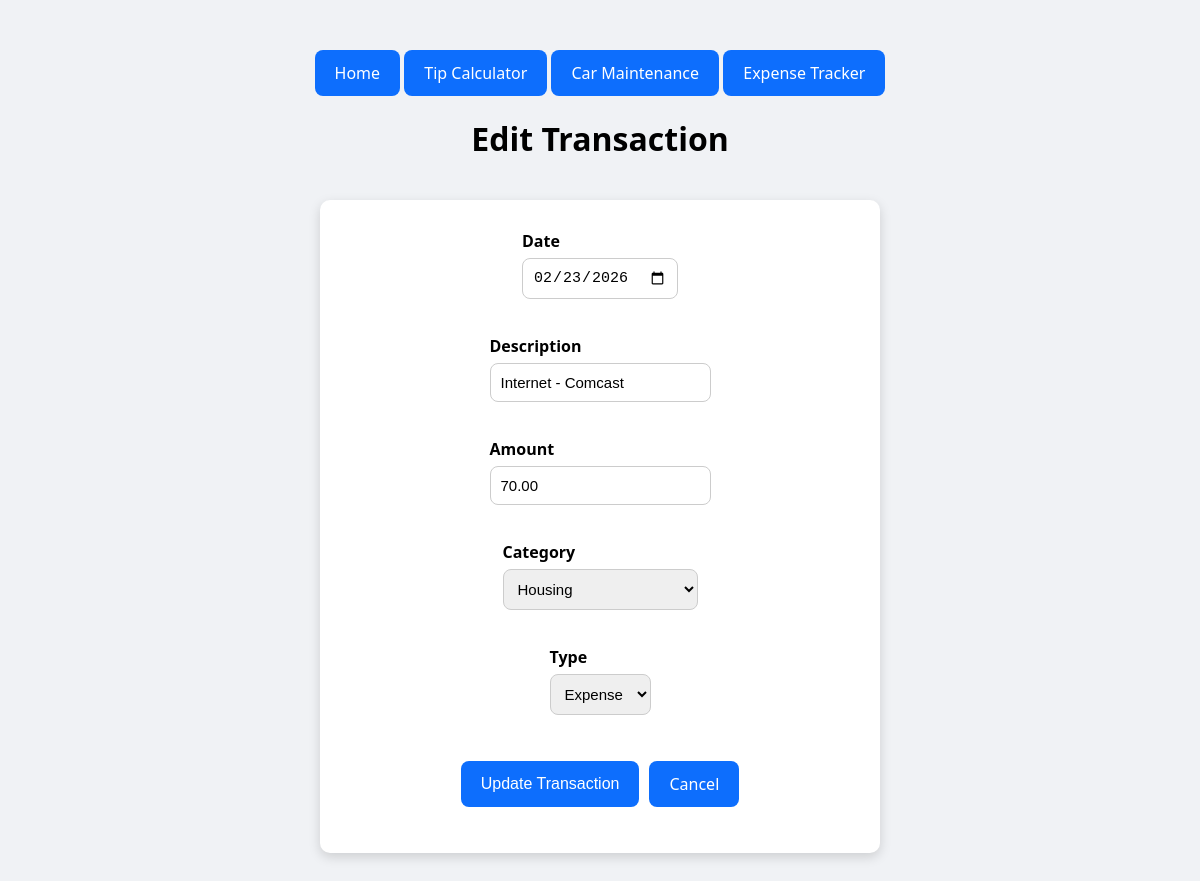
Screenshot of /expense_tracker/edit/11 with the database file from the repository.
### app/expense_tracker/models.py (models this page shows, shortened)
class Transaction(db.Model):
    id = db.Column(db.Integer, primary_key=True)
    date = db.Column(db.Date, nullable=False)
    description = db.Column(db.String(2000), nullable=False)
    amount = db.Column(db.Numeric(10,2), nullable=False)
    category_id = db.Column(db.Integer, db.ForeignKey("categories.id"), nullable=False)
    type = db.Column(db.String(2000), nullable=False)
    created_at = db.Column(db.DateTime(timezone=True), default=lambda: datetime.now(timezone.utc))

class Category(db.Model):
    __tablename__ = "categories"
    id = db.Column(db.Integer, primary_key=True)
    name = db.Column(db.String(200), unique=True, nullable=False)
    active = db.Column(db.Boolean, default=True)
    transactions = db.relationship("Transaction", backref="category_obj", lazy=True)

### app/expense_tracker/routes.py (the view)
@expense_tracker.route("/edit/<int:tx_id>", methods=["GET"])
def edit_record(tx_id):
    tx = Transaction.query.get_or_404(tx_id)
    categories = Category.query.all()
    return render_template("edit_record.html", tx=tx, categories=categories)

### app/expense_tracker/templates/edit_record.html (shortened to what this page needs)
{% extends "base.html" %}
{% block content %}
<h1>Edit Transaction</h1>
<div class="the-card">
    <form method="POST">
        <div class="form-group">
            <label for="date">Date</label>
            <input type="date" id="date" name="date" value="{{ tx.date.strftime('%Y-%m-%d') }}" required>
        </div>
        <div class="form-group">
            <label for="description">Description</label>
            <input type="text" id="description" name="description" value="{{ tx.description }}" required>
        </div>
        <div class="form-group">
            <label for="amount">Amount</label>
            <input type="number" step="0.01" min="0" id="amount" name="amount" value="{{ tx.amount }}" required>
        </div>
        <div class="form-group">
            <label for="category">Category</label>
            <select id="category" name="category" required>
                {% for cat in categories %}
                    <option value="{{ cat.id }}" {% if tx.category_id == cat.id %}selected{% endif %}>
                        {{ cat.name }}
                    </option>
                {% endfor %}
            </select>
        </div>
        <div class="form-group">
            <label for="type">Type</label>
            <select id="type" name="type" required>
                <option value="expense" {% if tx.type == "expense" %}selected{% endif %}>Expense</option>
            </select>
        </div>
        <div class="form-actions">
            <button type="submit" class="btn">Update Transaction</button>
            <a href="{{ url_for('expense_tracker.view_all') }}" class="btn">Cancel</a>
        </div>
    </form>
</div>
{% endblock %}

### app/static/css/style.css (style rules this page uses)
body { font-family: 'Segoe UI', sans-serif; background: #f0f2f5 url("https://www.toptal.com/designers/subtlepatterns/uploads/white-waves.png"); background-size: 600px; text-align: center; margin: 50px; }
a { text-decoration: none; color: inherit; }
.btn { display: inline-block; padding: 12px 20px; background: #0d6efd; color: white; text-decoration: none; border-radius: 8px; border: none; cursor: pointer; font-size: 16px; text-align: center; transition: 0.2s; }
.the-card { width: 100%; max-width: 500px; padding: 30px; border-radius: 10px; box-shadow: rgba(0,0,0,0.15) 0 4px 12px; background-color: white; margin: 40px auto; text-align: center; display: flex; flex-direction: column; gap: 20px; align-items: center; }
.the-card form { display: flex; flex-direction: column; align-items: center; gap: 20px; }
.form-group { display: flex; flex-direction: column; gap: 6px; margin-bottom: 16px; text-align: left; }
.form-group label { font-weight: 600; }
.form-group input, .form-group select { padding: 10px; border: 1px solid #ccc; border-radius: 8px; font-size: 15px; }
.form-actions { margin-top: 10px; display: flex; justify-content: center; gap: 10px; }

### rows the page displays
Transaction: date "02/23/2026", description "Internet - Comcast", amount "70.00", category "Housing", type "Expense"
